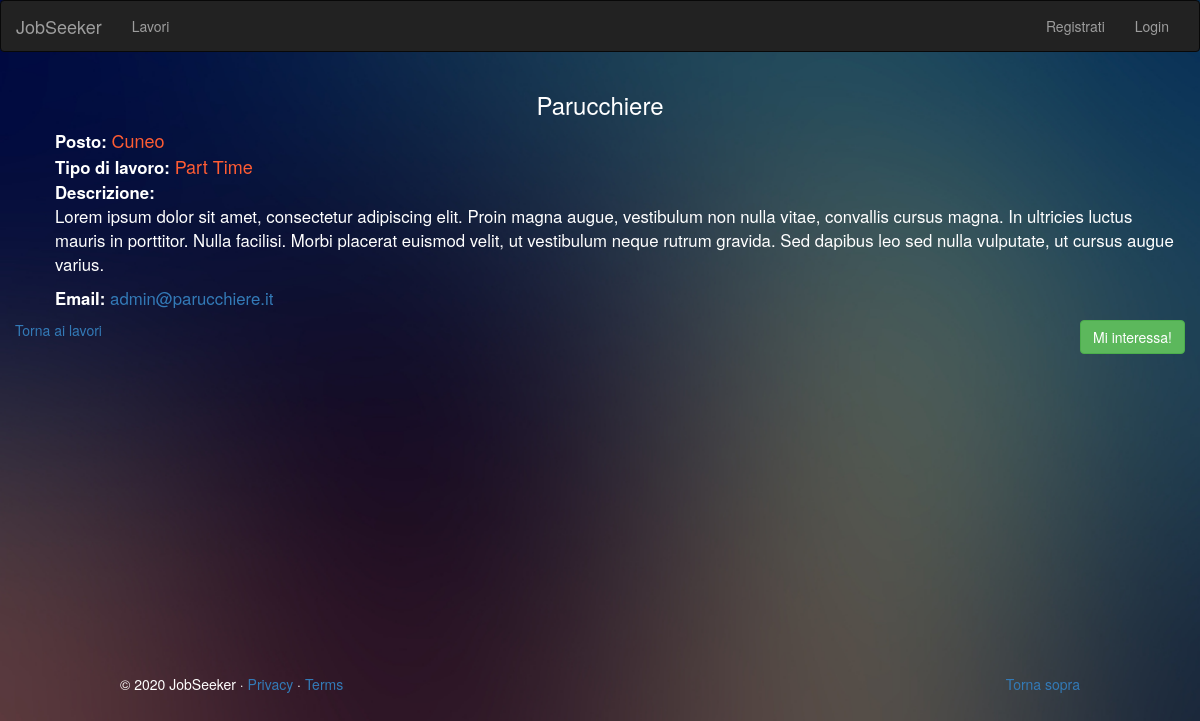
The app's page /job.php?id=11 with its own data.
### tables this page shows
CREATE TABLE `jobs` (
  `id` int(11) NOT NULL,
  `title` varchar(255) NOT NULL,
  `description` text NOT NULL,
  `location` varchar(255) NOT NULL,
  `category_id` int(11) NOT NULL,
  `contact_email` varchar(255) NOT NULL,
  `job_type` varchar(255) NOT NULL
);

### lib/Database.php (called while the page is built, shortened)
<?php
class Database{
     public $dbhost = DB_HOST;
     public $dbuser = DB_USER;
     public $dbname = DB_NAME;
     public $dbpass = DB_PASS;
     public $link;
    private function connect(){
        $this->link = new mysqli($this->dbhost,$this->dbuser,$this->dbpass,$this->dbname);
    }
    public function select($query){
        $result = $this->link->query($query) or die($this->link->error.__LINE__);
        if ($result->num_rows>0){
            return $result;
        }
        else{
            return false;
        }
    }
}

### job.php (the view, shortened to what this page needs)
<?php include 'includes/header.php'; ?>
 <?php include 'lib/Database.php';?>
 <?php
    $db = new Database();
  if (isset($_GET['id'])){
	  $id = $_GET['id'];
	  $query = "SELECT * FROM jobs WHERE id ='$id'";
	  $result = $db->select($query);
	  $row = $result->fetch_assoc();
  }
 ?>
<div class="col-sm-12">
	<h3 class="text-center"><?php echo $row['title'];?></h3>
			<ul class="detail">
				<li> <strong> Posto: </strong><span id="tag"><?php echo  $row['location'];?></span></li>
				<li> <strong> Tipo di lavoro: </strong><span id="tag"><?php echo $row['job_type']; ?></span></li>
				<li> <strong> Descrizione:</strong><p>
					<?php echo $row['description'] ; ?>
				 </p>
				</li>
				<li><strong>Email:</strong><a href="mailto:<?php echo $row['contact_email'];?>">
				<?php echo $row['contact_email'];?></a></li>
			</ul>
	<?php if(isset($_SESSION['user'])): ?>
			<a onclick="window.alert('La tua richiesta è stata inviata con successo!')">
				<button style="float: right;" class="btn btn-success">Mi interessa!</button>
			</a>
		<?php else : ?>
		<a href="login.php">
			<button style="float: right;" class="btn btn-success">Mi interessa!</button>
		</a>
	    <?php endif; ?>
			<p><a href="jobs.php">Torna ai lavori</a></p>
</div>
<?php include 'includes/footer.php'; ?>

### css/style.css (style rules this page uses)
body { padding-bottom: 40px; color: #5a5a5a; }
li { list-style: none; }
a { text-decoration-style: none; }

### includes/header.php (style rules this page uses)
body { background: url(img/32.jpg); background-size: 100% 100%; background-repeat: no-repeat; color: #ffffff; }

### job.php (style rules this page uses)
.detail { font-size: 1.2em; }
#tag { color: #ff5c33; font-size: large; }

### records on screen
jobs: title "Parucchiere", location "Cuneo", job_type "Part Time", description "Lorem ipsum dolor sit amet, consectetur adipiscing elit. Proin magna augue, vestibulum non nulla vitae, convallis cursus magna. In ultricies luctus mauris in porttitor. Nulla facilisi. Morbi placerat euismod velit, ut vestibulum neque rutrum gravida. Sed dapibus leo sed nulla vulputate, ut cursus augue varius.", contact_email "admin@parucchiere.it"
